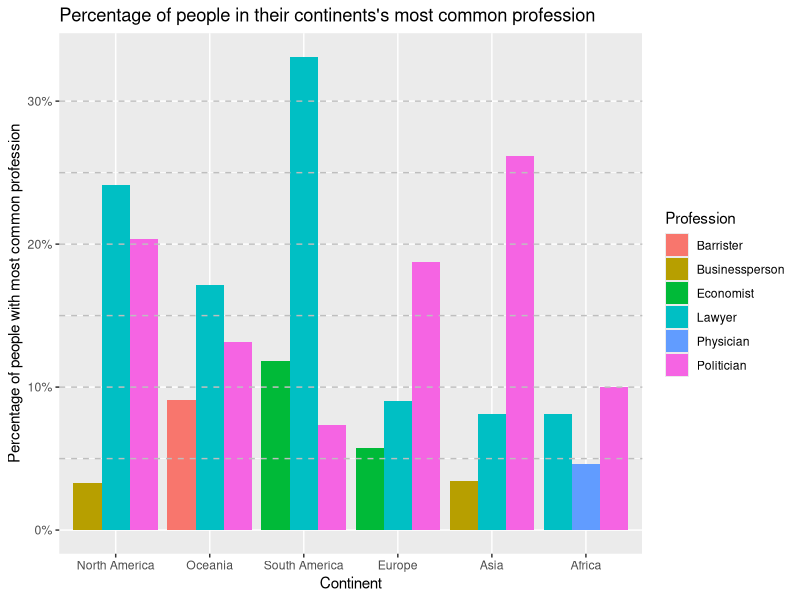

This chart was generated by the following R code:
# R script for continents

library(tidyverse)

# Load data
data <- read_csv("profession_by_all.csv")

# Make table for most common professions for each continent and the counts and percentage
continent_professions <- data |>
  filter(Continent != 'Continent', Profession != 'Profession') |>
  group_by(Continent, Profession) |>
  summarise(count = n(), .groups = "drop") |>
  group_by(Continent) |>
  mutate(total_in_continent = sum(count)) |>
  slice_max(count, n = 3, with_ties = FALSE) |>
  mutate(percentage = (count / total_in_continent) * 100) |>
  ungroup() |>
  select(Continent, Profession, count, percentage) |>
  mutate(Continent = fct_reorder(Continent, percentage, .desc = TRUE))

# Plot barplot
barplot <- continent_professions |>
  ggplot(aes(
    x = Continent,
    y = percentage/100,
    fill = Profession
  )) +
  geom_col(position="dodge") +
  labs(
    x = 'Continent',
    y = 'Percentage of people with most common profession',
    title = 'Percentage of people in their continents\'s most common profession'
  ) +
  ylim(0, 40) +
  scale_y_continuous(labels=scales::label_percent()) +
  geom_hline(
    yintercept = seq(5/100, 30/100, by = 5/100),
    color = "grey", 
    linetype = "dashed"
  )

# Save the barplot as .png
ggsave(
  filename = "continents_barplot.png",
  plot = barplot,
  width=10
)

